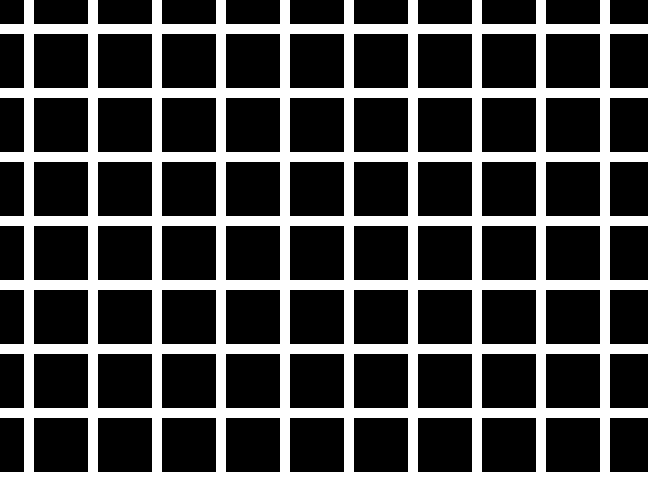
Frame 1 (no input)
Frame 60 (the mouse pressed at the canvas centre just before this capture): identical to frame 1, image omitted
Frame 120 (the mouse held since frame 60 and released just before this capture): identical to frame 1, image omitted

The Processing sketch that drew this single still picture (run headless with seeded random() and noise(); from frame 60 on, the mouse is pressed at the canvas centre):

// Processing sketch: illusion_5
// ── illusion_5.pde
void setup(){
  size(648,480);
}

void draw(){
  background(0);
  for(int i = 0; i<10;i++){
    fill(255);
    noStroke();
    rect(i*64+24,0,10,480);
    rect(0,i*64+24,648,10);
  }
}
